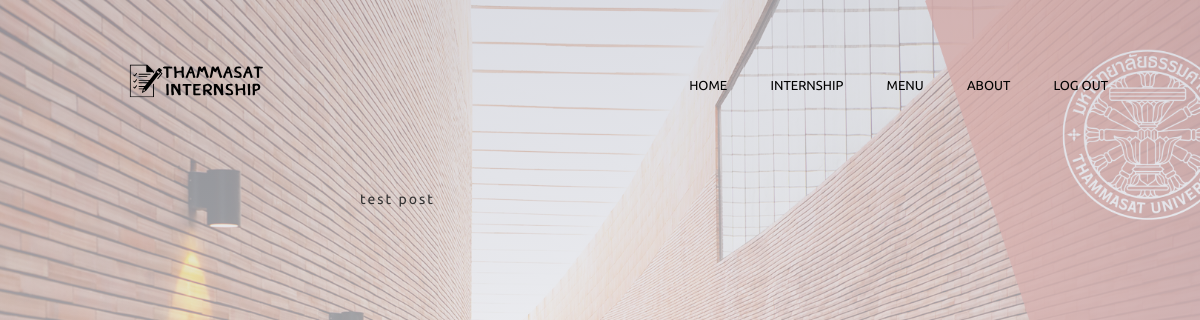
Before: /main/news with the older database file.
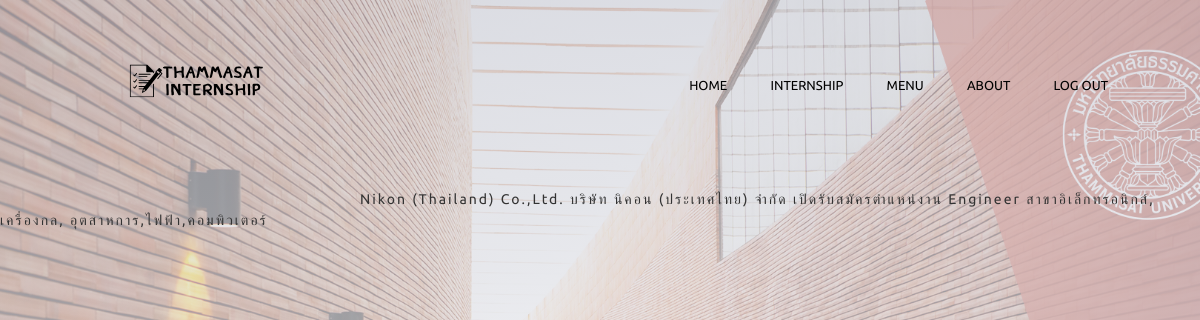
After: the same page with the newer database file.
### main/models.py (models this page shows, shortened)
class News(models.Model):
    header = models.CharField(max_length=150, null = True,)
    pdf = models.FileField(blank=True,null=True)
    date_created = models.DateTimeField(default=timezone.now)

### main/views.py (the view)
# urls.py: path('news', views.news, name="news"),
def news(request):
    news = News.objects.all()
    context = {"news": news}
    return render(request, "main/news.html", context)

### main/templates/main/news.html (shortened to what this page needs)
{% extends "main/base_01.html" %}
{%block content%}
{% for news in news %}
    <a href="{% url 'main:news_content' news.id %}" class="read-more">{{ news.header }}</a>
{% endfor %}
{% endblock %}

Changed rows visible on the page:
removed News: header "test post"
added News: header "Nikon (Thailand) Co.,Ltd. บริษัท นิคอน (ประเทศไทย) จำกัด เปิดรับสมัครตำแหน่งาน Engineer สาขาอิเล็กทรอนิกส์, เครื่องกล, อุตสาหการ,ไฟฟ้า,คอมพิวเตอร์"
